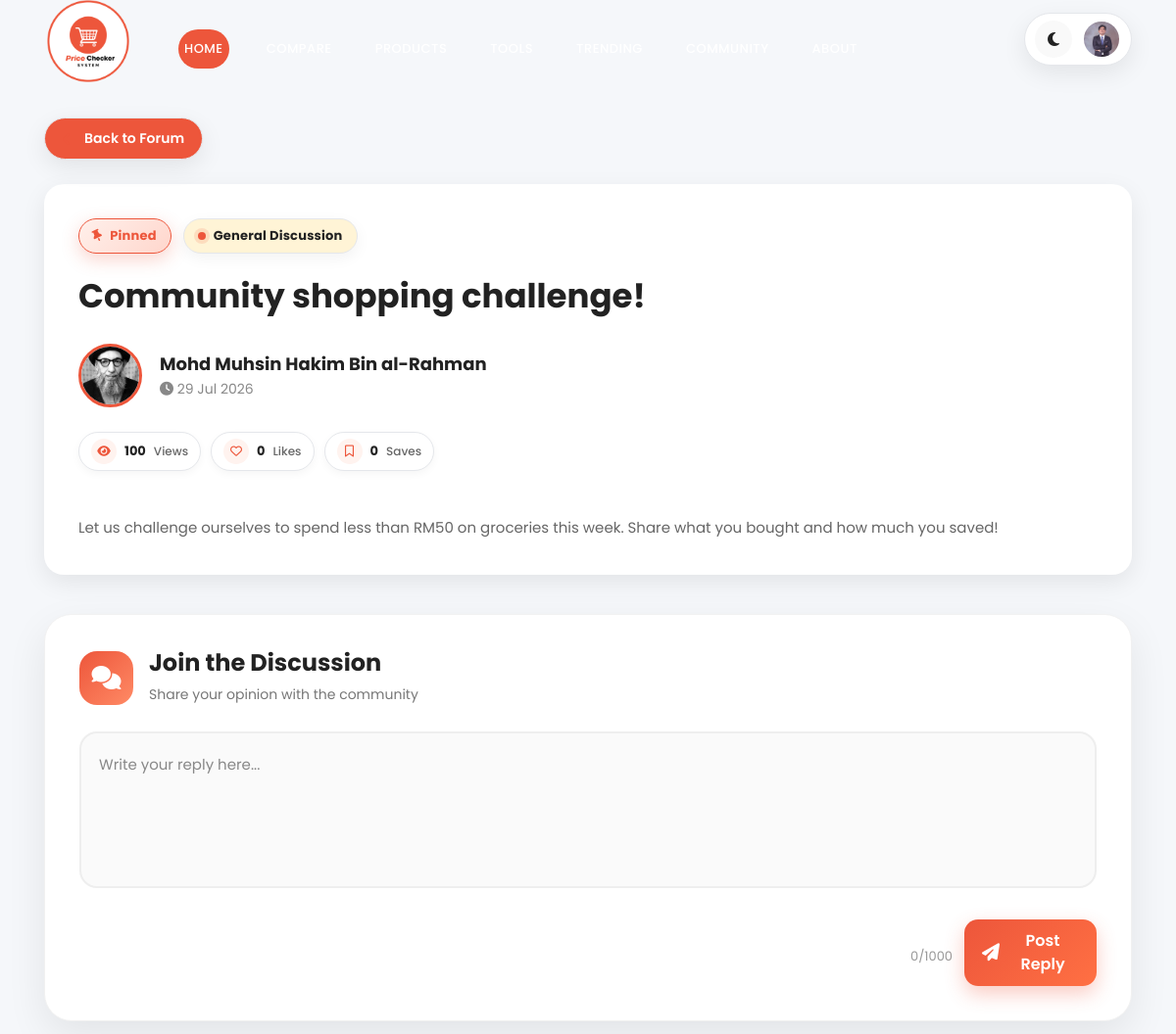
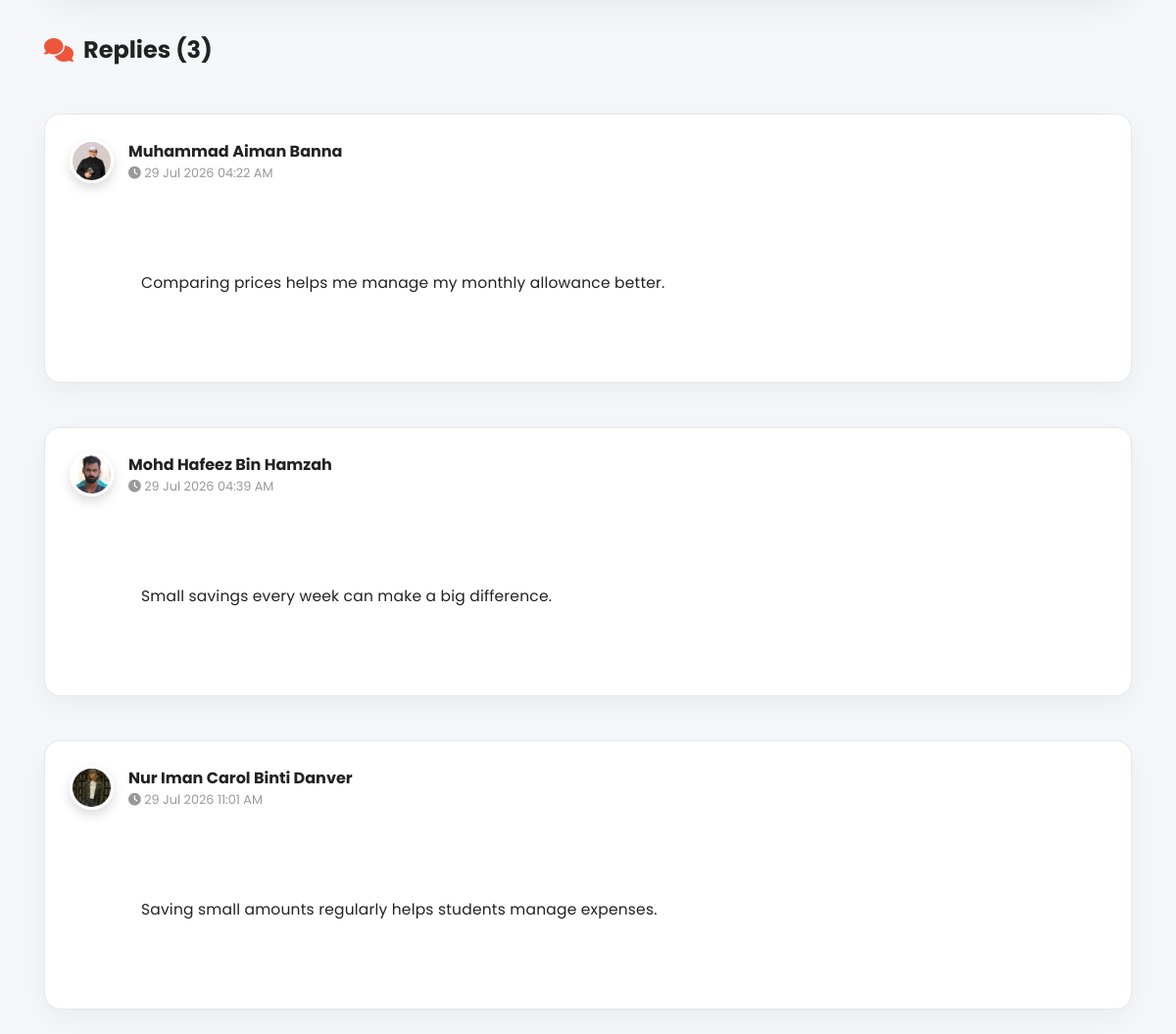
Screenshot of /src/admin/viewTopic.php?id=51 (signed in) with the database file from the repository (2 pictures, top to bottom).
### tables this page shows
CREATE TABLE `forumtopic` (
  `topicID` int(11) NOT NULL,
  `studentID` int(11) NOT NULL,
  `categoryID` int(11) NOT NULL,
  `topicTitle` varchar(200) NOT NULL,
  `topicContent` text NOT NULL,
  `views` int(11) DEFAULT 0,
  `isPinned` tinyint(1) DEFAULT 0,
  `isLocked` tinyint(1) DEFAULT 0,
  `status` enum('Active','Hidden') DEFAULT 'Active',
  `created_at` timestamp NOT NULL DEFAULT current_timestamp(),
  `updated_at` timestamp NOT NULL DEFAULT current_timestamp() ON UPDATE current_timestamp(),
  `topicTags` varchar(255) DEFAULT NULL
);

CREATE TABLE `forumcategory` (
  `categoryID` int(11) NOT NULL,
  `categoryName` varchar(100) NOT NULL,
  `categoryDescription` varchar(255) DEFAULT NULL,
  `created_at` timestamp NOT NULL DEFAULT current_timestamp()
);

CREATE TABLE `student` (
  `studentID` int(11) NOT NULL,
  `fullName` varchar(255) NOT NULL,
  `username` varchar(255) NOT NULL,
  `email` varchar(255) NOT NULL,
  `password` varchar(255) NOT NULL,
  `studentIMG` varchar(255) NOT NULL,
  `logStatus` varchar(255) NOT NULL,
  `created_at` timestamp NOT NULL DEFAULT current_timestamp()
);

CREATE TABLE `forumreply` (
  `replyID` int(11) NOT NULL,
  `topicID` int(11) NOT NULL,
  `studentID` int(11) NOT NULL,
  `replyContent` text NOT NULL,
  `created_at` timestamp NOT NULL DEFAULT current_timestamp(),
  `updated_at` timestamp NULL DEFAULT current_timestamp() ON UPDATE current_timestamp()
);

### src/includes/forum/forumTopicHeader.php (the view, shortened to what this page needs)
<div class="topic-header-card">
    <div class="topic-header-top">
        <?php if($topic['isPinned']){ ?>
            <span class="pin-badge">
                <i class="fa fa-thumb-tack"></i>
                Pinned
            </span>
        <?php } ?>
        <span class="category-badge">
            <span class="category-dot"></span>
            <?php echo htmlspecialchars($topic['categoryName']); ?>
        </span>
    </div>
    <h1 class="topic-header-title">
        <?php echo htmlspecialchars($topic['topicTitle']); ?>
    </h1>
    <div class="topic-header-author">
        <img
        src="<?php echo !empty($topic['studentIMG']) ? $topic['studentIMG'] : '../../assets/images/profile/default.png'; ?>"
        class="topic-avatar">
        <div>
            <strong>
                <?php echo htmlspecialchars($topic['fullName']); ?>
            </strong>
            <br>
            <small>
                <i class="fa-solid fa-clock"></i>
                <?php echo date("d M Y",strtotime($topic['created_at'])); ?>
            </small>
        </div>
    </div>
    <div class="topic-stats">
        <span class="stat-chip views-chip">
            <i class="fa-solid fa-eye"></i>
            <strong>
                <?php echo $topic['views']; ?>
            </strong>
            <small>
                Views
            </small>
        </span>
        <span class="stat-chip like-chip">
            <a href="#"
            class="like-btn"
            data-id="<?php echo $topic['topicID']; ?>">
                <i class="<?php echo $topic['userLiked']
                    ? 'fa-solid fa-heart'
                    : 'fa-regular fa-heart'; ?>">
                </i>
            </a>
            <span class="like-count">
                <?php echo $topic['totalLikes']; ?>
            </span>
            <small>
                Likes
            </small>
        </span>
        <span class="stat-chip bookmark-chip">
            <a href="#"
            class="bookmark-btn"
            data-id="<?php echo $topic['topicID']; ?>">
                <i class="<?php echo $topic['userBookmarked']
                    ? 'fa-solid fa-bookmark'
                    : 'fa-regular fa-bookmark'; ?>">
                </i>
            </a>
            <span class="bookmark-count">
                <?php echo $topic['totalBookmarks']; ?>
            </span>
            <small>
                Saves
            </small>
        </span>
    </div>
    <div class="topic-actions">
        <br>
    </div>
    <div class="topic-description">
        <?php echo nl2br(htmlspecialchars($topic['topicContent'])); ?>
    </div>
</div>

### src/student/includes/header.php (shortened to what this page needs)
<?php
$currentPage = basename($_SERVER['PHP_SELF']);
$isDashboard = ($currentPage == "dashboard.php");
?>
<header class="header-area header-sticky">
    <div class="container">
        <div class="row">
            <div class="col-12">
                <nav class="main-nav">
                    <a href="../student/dashboard.php" class="logo">
                        <img src="../../assets/images/logo.png">
                    </a>
                    <ul class="nav">
                        <li>
                            <a href="<?php echo $isDashboard ? '#top' : '../student/dashboard.php#top'; ?>" class="nav-link active">
                                Home
                            </a>
                        </li>
                        <li>
                            <a href="<?php echo $isDashboard ? '#compare' : '../student/dashboard.php#compare'; ?>" class="nav-link">
                            </a>
                        </li>
                        <li>
                            <a href="<?php echo $isDashboard ? '#search' : '../student/dashboard.php#search'; ?>" class="nav-link">
                            </a>
                        </li>
                        <li>
                            <a href="<?php echo $isDashboard ? '#tools' : '../student/dashboard.php#tools'; ?>" class="nav-link">
                            </a>
                        </li>
                        <li>
                            <a href="<?php echo $isDashboard ? '#trend' : '../student/dashboard.php#trend'; ?>" class="nav-link">
                            </a>
                        </li>
                        <li>
                            <a href="<?php echo $isDashboard ? '#community' : '../student/dashboard.php#community'; ?>" class="nav-link">
                            </a>
                        </li>
                        <li>
                            <a href="<?php echo $isDashboard ? '#why-us' : '../student/dashboard.php#why-us'; ?>" class="nav-link">
                            </a>
                        </li>
                    </ul>
                    <div class="user-actions">
                        <button id="themeToggle"
                                class="theme-btn"
                                type="button">
                            <i class="fa-solid fa-moon"></i>
                        </button>
                        <div class="dropdown">
                            <img src="<?php echo $img; ?>"
                                 class="profile-avatar">
                        </div>
                    </div>
                </nav>
            </div>
        </div>
    </div>
</header>

### src/includes/forum/replyList.php
<div class="reply-list">
    <h4>
        <i class="fa fa-comments"></i>
        Replies
        (<?php echo mysqli_num_rows($replyQuery); ?>)
    </h4>
    <?php if(mysqli_num_rows($replyQuery)==0){ ?>
        <?php include("../includes/forum/replyEmpty.php"); ?>
    <?php }else{ ?>
        <?php while($reply=mysqli_fetch_assoc($replyQuery)){ ?>
            <?php include("../includes/forum/replyCard.php"); ?>
        <?php } ?>
    <?php } ?>
</div>

### src/includes/forum/replyHeader.php
<div class="reply-header">
    <div class="reply-user">
        <img
        src="<?php echo !empty($reply['studentIMG']) ? $reply['studentIMG'] : '../../assets/images/profile/default.png'; ?>"
        class="reply-avatar">
        <div>
            <strong>
                <?php echo htmlspecialchars($reply['fullName']); ?>
            </strong>
            <br>
            <small>
                <i class="fa-solid fa-clock"></i>
                <?php echo date("d M Y h:i A",strtotime($reply['created_at'])); ?>
            </small>
        </div>
    </div>
</div>

### src/includes/forum/replyContent.php (shortened to what this page needs)
<div class="reply-content">
    <?php
    echo nl2br(
        htmlspecialchars($reply['replyContent'])
    );
    ?>
</div>

### assets/css/styleindex.css (style rules this page uses)
html, body, div, span, applet, object, iframe, h1, h2, h3, h4, h5, h6, p, blockquote, div pre, a, abbr, acronym, address, big, cite, code, del, dfn, em, font, img, ins, kbd, q, s, samp, small, strike, strong, sub, sup, tt, var, b, u, i, center, dl, dt, dd, ol, ul, li, figure, header, nav, section, article, aside, footer, figcaption { margin: 0; padding: 0; border: 0; outline: 0; }
ul, li { padding: 0; margin: 0; list-style: none; }
header, nav, section, article, aside, footer, hgroup { display: block; }
* { box-sizing: border-box; }
html, body { font-family: 'Poppins', sans-serif; font-weight: 400; background-color: #fff; font-size: 16px; -ms-text-size-adjust: 100%; -webkit-font-smoothing: antialiased; -moz-osx-font-smoothing: grayscale; }
a { text-decoration: none !important; }
h1, h2, h3, h4, h5, h6 { margin-top: 0px; margin-bottom: 0px; }
ul { margin-bottom: 0px; }
html, body { background: #fff; font-family: 'Poppins', sans-serif; }
.header-area { position: absolute; top: 0px; left: 0px; right: 0px; z-index: 100; height: 90px; background: rgba(250,250,250,0.1); -webkit-transition: all .5s ease 0s; -moz-transition: all .5s ease 0s; -o-transition: all .5s ease 0s; transition: all .5s ease 0s; }
.header-area .main-nav { min-height: 80px; background: transparent; }
.header-area .main-nav .logo { line-height:50px; color: #fff; font-size: 32px; font-weight: 800; float: left; -webkit-transition: all 0.3s ease 0s; -moz-transition: all 0.3s ease 0s; -o-transition: all 0.3s ease 0s; transition: all 0.3s ease 0s; }
.header-area .main-nav .nav { float: right; margin-top: 27px; margin-right: 0px; background-color: transparent; -webkit-transition: all 0.3s ease 0s; -moz-transition: all 0.3s ease 0s; -o-transition: all 0.3s ease 0s; transition: all 0.3s ease 0s; position: relative; z-index: 999; }
.header-area .main-nav .nav li { padding-left: 20px; padding-right: 20px; }
.header-area .main-nav .nav li a { display: block; font-weight: 500; font-size: 13px; color: #7a7a7a; -webkit-transition: all 0.3s ease 0s; -moz-transition: all 0.3s ease 0s; -o-transition: all 0.3s ease 0s; transition: all 0.3s ease 0s; height: 40px; line-height: 40px; border: transparent; }
.header-area .main-nav .nav li a { color: #fff; }
.header-area.header-sticky { min-height: 80px; }
.header-area.header-sticky .nav { margin-top: 20px !important; }
@media (max-width: 1200px) { .header-area .main-nav .nav li { padding-left: 12px; padding-right: 12px; } }
@media (max-width: 1200px) { .header-area .main-nav:before { display: none; } }
@media (min-width: 767px) { .header-area .main-nav .nav { display: flex !important; } }

### rows the page displays
forumtopic: categoryID.categoryName "General Discussion", topicTitle "Community shopping challenge!", studentID.studentIMG (picture), studentID.fullName "Mohd Muhsin Hakim Bin al-Rahman", created_at "29 Jul 2026", views "100", topicContent "Let us challenge ourselves to spend less than RM50 on groceries this week. Share what you bought and how much you saved!"
forumreply: studentID.studentIMG (picture), studentID.fullName "Muhammad Aiman Banna", created_at "29 Jul 2026 04:22 AM", replyContent "Comparing prices helps me manage my monthly allowance better."
forumreply: studentID.studentIMG (picture), studentID.fullName "Mohd Hafeez Bin Hamzah", created_at "29 Jul 2026 04:39 AM", replyContent "Small savings every week can make a big difference."
forumreply: studentID.studentIMG (picture), studentID.fullName "Nur Iman Carol Binti Danver", created_at "29 Jul 2026 11:01 AM", replyContent "Saving small amounts regularly helps students manage expenses."

### other values shown
$topic['totalLikes'] "0"
$topic['totalBookmarks'] "0"
mysqli_num_rows($replyQuery) "3"
